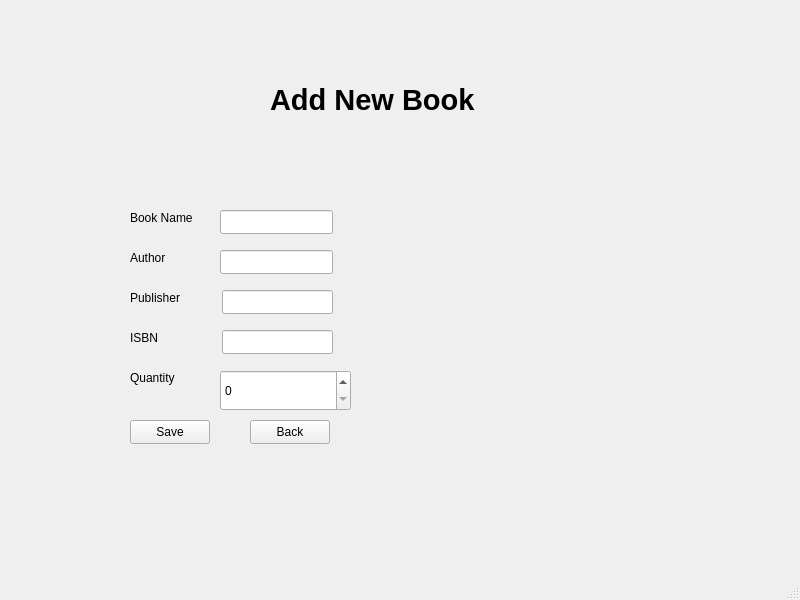
<?xml version="1.0" encoding="UTF-8"?>
<ui version="4.0">
 <class>AddBook</class>
 <widget class="QMainWindow" name="AddBook">
  <property name="geometry">
   <rect>
    <x>0</x>
    <y>0</y>
    <width>800</width>
    <height>600</height>
   </rect>
  </property>
  <property name="windowTitle">
   <string>MainWindow</string>
  </property>
  <widget class="QWidget" name="centralwidget">
   <widget class="QLabel" name="label">
    <property name="geometry">
     <rect>
      <x>270</x>
      <y>80</y>
      <width>205</width>
      <height>39</height>
     </rect>
    </property>
    <property name="font">
     <font>
      <pointsize>22</pointsize>
      <bold>true</bold>
     </font>
    </property>
    <property name="text">
     <string>Add New Book</string>
    </property>
   </widget>
   <widget class="QLabel" name="bookName">
    <property name="geometry">
     <rect>
      <x>130</x>
      <y>210</y>
      <width>62</width>
      <height>16</height>
     </rect>
    </property>
    <property name="text">
     <string>Book Name</string>
    </property>
   </widget>
   <widget class="QLineEdit" name="bookNameLineEdit">
    <property name="geometry">
     <rect>
      <x>220</x>
      <y>210</y>
      <width>113</width>
      <height>24</height>
     </rect>
    </property>
   </widget>
   <widget class="QLineEdit" name="authorLineEdit">
    <property name="geometry">
     <rect>
      <x>220</x>
      <y>250</y>
      <width>113</width>
      <height>24</height>
     </rect>
    </property>
    <property name="text">
     <string/>
    </property>
   </widget>
   <widget class="QLabel" name="Author">
    <property name="geometry">
     <rect>
      <x>130</x>
      <y>250</y>
      <width>62</width>
      <height>16</height>
     </rect>
    </property>
    <property name="text">
     <string>Author</string>
    </property>
   </widget>
   <widget class="QLineEdit" name="publisherLineEdit">
    <property name="geometry">
     <rect>
      <x>222</x>
      <y>290</y>
      <width>111</width>
      <height>24</height>
     </rect>
    </property>
    <property name="text">
     <string/>
    </property>
   </widget>
   <widget class="QLabel" name="Publisher">
    <property name="geometry">
     <rect>
      <x>130</x>
      <y>290</y>
      <width>62</width>
      <height>16</height>
     </rect>
    </property>
    <property name="text">
     <string>Publisher</string>
    </property>
   </widget>
   <widget class="QLineEdit" name="isbnLineEdit">
    <property name="geometry">
     <rect>
      <x>222</x>
      <y>330</y>
      <width>111</width>
      <height>24</height>
     </rect>
    </property>
    <property name="text">
     <string/>
    </property>
   </widget>
   <widget class="QLabel" name="ISBN">
    <property name="geometry">
     <rect>
      <x>130</x>
      <y>330</y>
      <width>62</width>
      <height>16</height>
     </rect>
    </property>
    <property name="text">
     <string>ISBN</string>
    </property>
   </widget>
   <widget class="QLabel" name="label_2">
    <property name="geometry">
     <rect>
      <x>130</x>
      <y>370</y>
      <width>49</width>
      <height>16</height>
     </rect>
    </property>
    <property name="text">
     <string>Quantity</string>
    </property>
   </widget>
   <widget class="QSpinBox" name="quantitySpinBox">
    <property name="geometry">
     <rect>
      <x>220</x>
      <y>370</y>
      <width>131</width>
      <height>41</height>
     </rect>
    </property>
    <property name="readOnly">
     <bool>false</bool>
    </property>
    <property name="maximum">
     <number>1000</number>
    </property>
   </widget>
   <widget class="QPushButton" name="saveButton">
    <property name="geometry">
     <rect>
      <x>130</x>
      <y>420</y>
      <width>80</width>
      <height>24</height>
     </rect>
    </property>
    <property name="text">
     <string>Save</string>
    </property>
   </widget>
   <widget class="QPushButton" name="backButton">
    <property name="geometry">
     <rect>
      <x>250</x>
      <y>420</y>
      <width>80</width>
      <height>24</height>
     </rect>
    </property>
    <property name="text">
     <string>Back</string>
    </property>
   </widget>
  </widget>
  <widget class="QMenuBar" name="menubar">
   <property name="geometry">
    <rect>
     <x>0</x>
     <y>0</y>
     <width>800</width>
     <height>21</height>
    </rect>
   </property>
  </widget>
  <widget class="QStatusBar" name="statusbar"/>
 </widget>
 <resources/>
 <connections/>
</ui>
